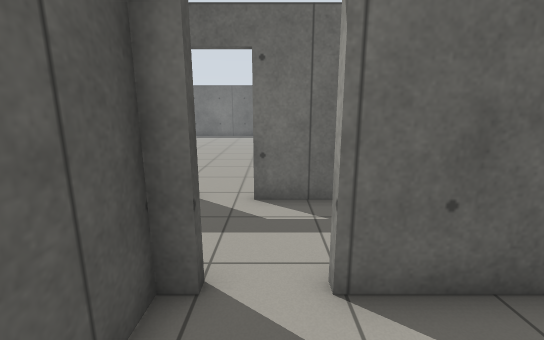
View 1 (above)

20 first-person views from a walk through a Gazebo world. The camera is 1.2 m above the floor, tilts 12° down and sees 90° across. The floor is counted in squares, 0.5 m on a side. Each view is taken from the middle of a square. On the plan, view 1 faces up. The plan holds only what a view shows up to about 17 squares ahead; the rest is blank. The place goes on beyond the plan. Simple patterns stand in for the simulator's built-in surfaces.

View 2
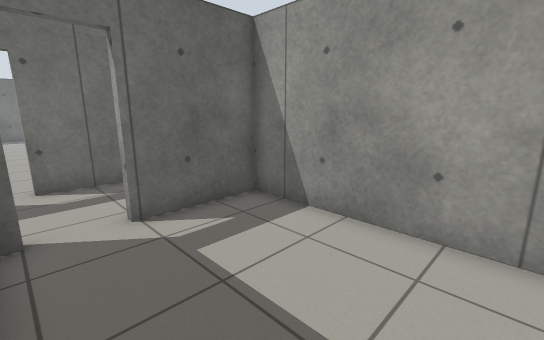

View 3
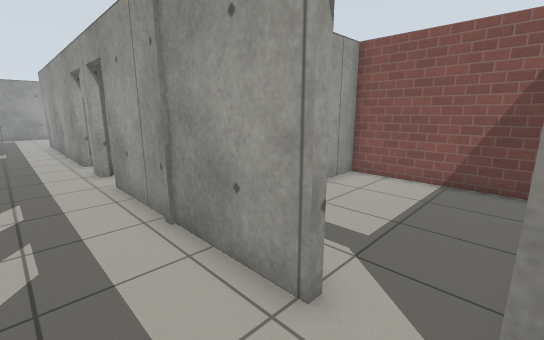

View 4
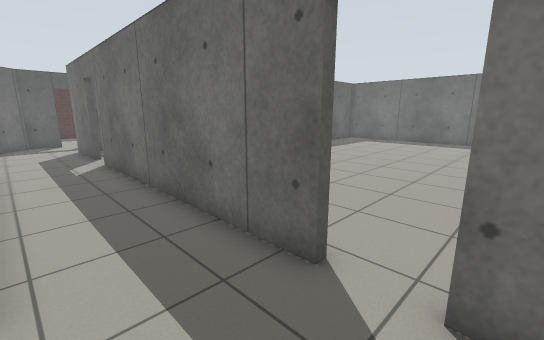

View 5
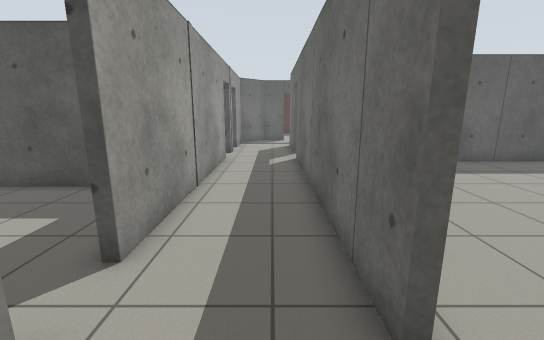

View 6
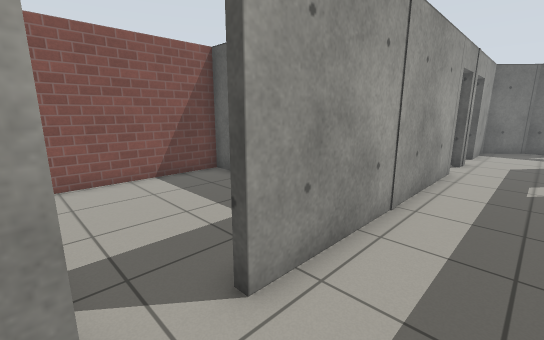

View 7
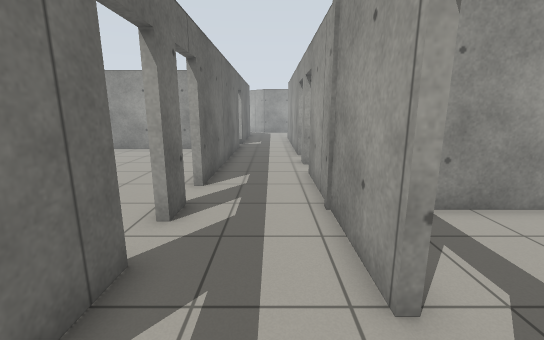

View 8
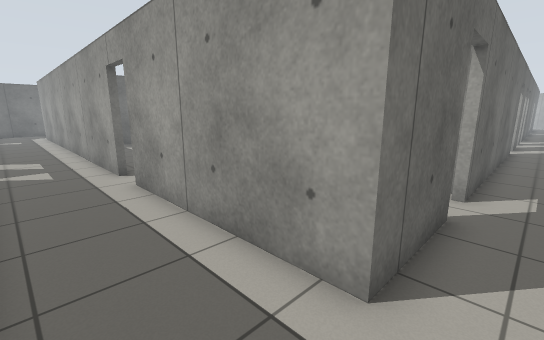

View 9
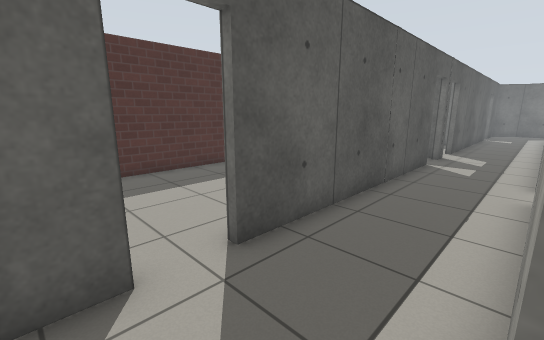

View 10
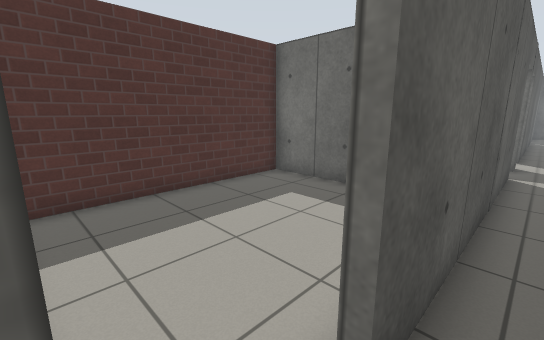

View 11
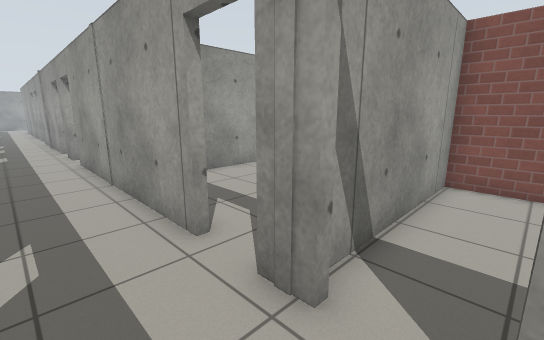

View 12
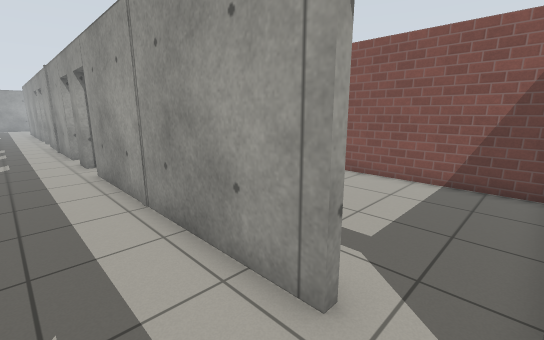

View 13
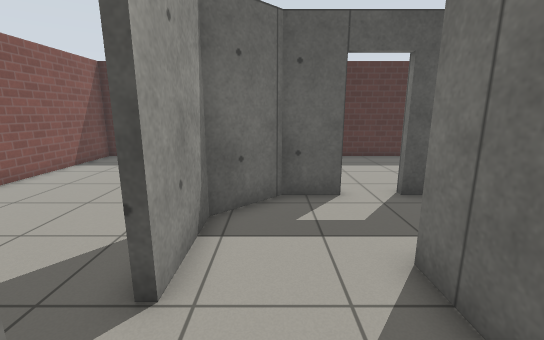

View 14
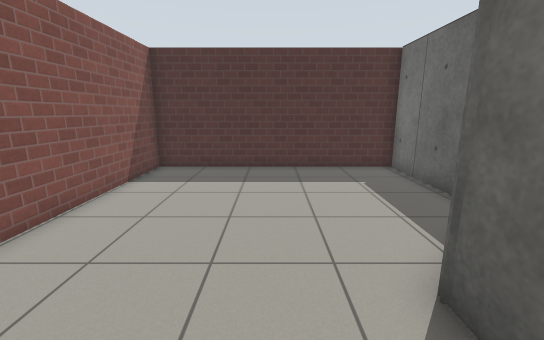

View 15
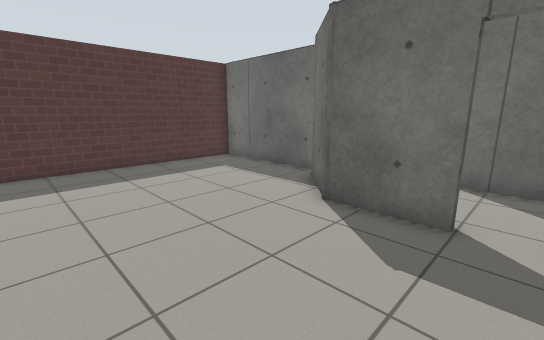

View 16
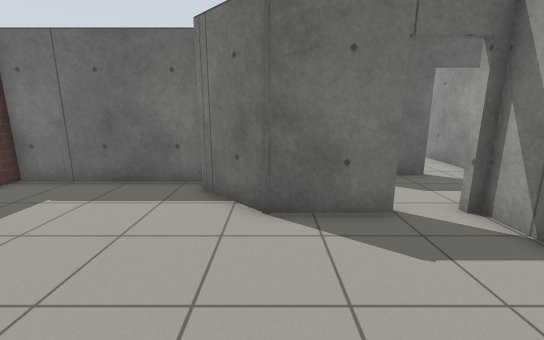

View 17
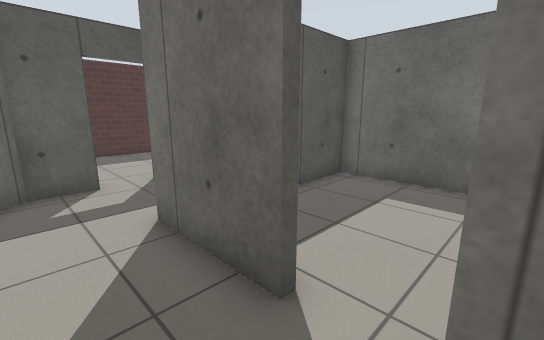

View 18
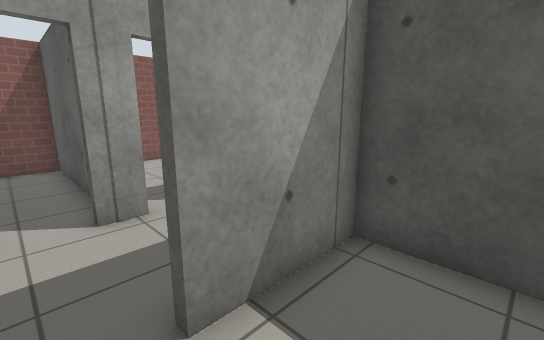

View 19
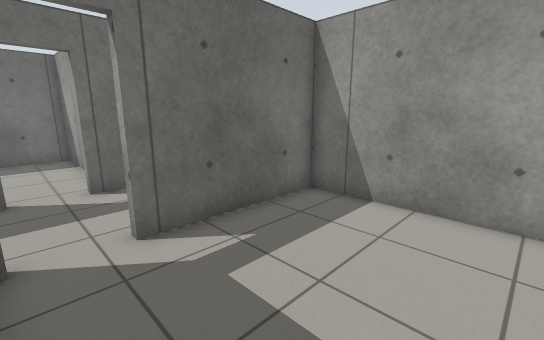

View 20
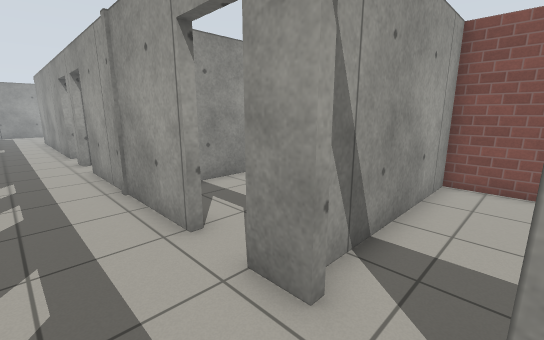

### Floor plan
Points are (right, up) in squares from view 1. A wall is a line through its corners. A room is listed if a view was taken in it or the views show most of it. See-through windows are left out.
Room 1 (views 1, 2)
walls: (-1, 3.2) (-1.6, 3.2) (-1.6, 1.3); (-1, -4.1) (4.5, -4.2) (4.5, 3.2) (0.8, 3.2)
ways out: open door at (-0.5, 3) to room 2
Room 2 (views 3, 4, 5, 6, 7, 8, 9, 10, 11, 12, 13, 17, 20)
walls: (-14.4, 3.5) (-4, 3.5); (-16, 7.3) (-20, 7.3) (-20, 15.6); (-17.3, 3.5) (-16.1, 3.5); (-2.2, 7.3) (-14.4, 7.3); (-2.2, 3.5) (-1, 3.5); (0.8, 3.5) (8.8, 3.5); (-23.7, 7.1) (-23.7, 5.3) (-22, 3.5) (-19.1, 3.5); (2, 7.3) (-0.5, 7.3); (-20, 17.2) (-20, 24.5); (5, 7.3) (3.6, 7.3); (-23.7, 20) (-23.7, 8.8); (-23.7, 22.6) (-23.7, 21.7); (10.5, 3.5) (11.6, 3.5); (13.5, 7.3) (6.6, 7.3)
ways out: open door at (-0.5, 3) to room 1; open door at (-18.5, 3) to room 3; open door at (-15.3, 7.3) to room 4; open door at (-15.5, 3) to room 5; open door at (-3.5, 3) to room 6; open door at (-24, 7.5); open door at (-24, 20.5); open door at (-24, 23.5); open door at (-20, 16.5); open door at (-1.5, 7.5); open door at (2.7, 7.3); open door at (5.7, 7.3); open door at (9.5, 3); open door at (12.5, 3)
Room 3 (views 14, 15, 16)
walls: (-21, -4.1) (-16.9, -4.1) (-16.9, 3.2); (-24.4, 6.3) (-30.9, 6.3); (-19.1, 3.2) (-22.1, 3.2) (-24.2, 5.4); (-31, 6.5) (-31, -4.1) (-23.6, -4.1)
ways out: open door at (-18.5, 3) to room 2
Room 4 (view 18)
walls: (-19.7, 10.4) (-19.7, 7.6) (-16.1, 7.6); (-13.6, 7.6) (-13.6, 14.7) (-19.7, 14.7) (-19.7, 11.9)
ways out: open door at (-15.3, 7.3) to room 2
Room 5 (view 19)
walls: (-16.6, 1.1) (-16.6, -4.1) (-10.1, -4.1); (-9, -3) (-9, 3.2) (-14.4, 3.2)
ways out: open door at (-15.5, 3) to room 2
Room 6 (no view inside)
walls: (-8.7, 0.1) (-8.7, -4.1) (-1.9, -4.1) (-1.9, 3.3)
ways out: open door at (-3.5, 3) to room 2

Where each view was taken, in squares from view 1:
view 1: 0 up, 0 right, facing up
view 2: 3 down, 1 left, facing up-right
view 3: 6 up, 1 left, facing down-right
view 4: 4 up, 0 right, facing up-left
view 5: 6 up, 0 right, facing left
view 6: 6 up, 2 left, facing down-left
view 7: 5 up, 2 left, facing right
view 8: 6 up, 23 left, facing up-right
view 9: 6 up, 20 left, facing up-left
view 10: 7 up, 23 left, facing up-left
view 11: 6 up, 19 left, facing down-right
view 12: 6 up, 16 left, facing down-right
view 13: 5 up, 16 left, facing left
view 14: 1 up, 19 left, facing left
view 15: 3 down, 18 left, facing up-left
view 16: 3 down, 22 left, facing up
view 17: 5 up, 14 left, facing up-left
view 18: 10 up, 15 left, facing down-left
view 19: 2 down, 16 left, facing up-right
view 20: 6 up, 4 left, facing down-right
